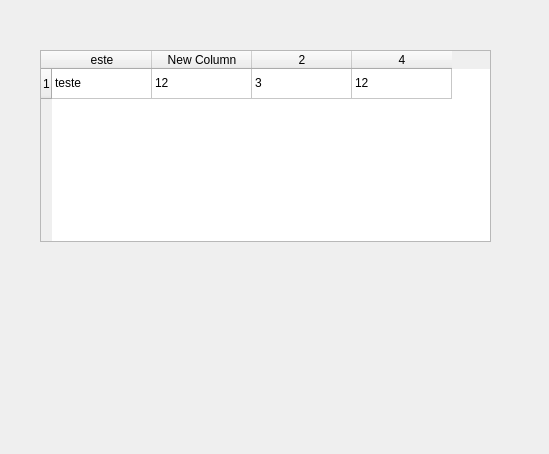
<?xml version="1.0" encoding="UTF-8"?>
<ui version="4.0">
 <class>Dialog</class>
 <widget class="QDialog" name="Dialog">
  <property name="geometry">
   <rect>
    <x>0</x>
    <y>0</y>
    <width>549</width>
    <height>454</height>
   </rect>
  </property>
  <property name="windowTitle">
   <string>Dialog</string>
  </property>
  <widget class="QTableWidget" name="tableWidget">
   <property name="geometry">
    <rect>
     <x>40</x>
     <y>50</y>
     <width>451</width>
     <height>192</height>
    </rect>
   </property>
   <property name="autoFillBackground">
    <bool>false</bool>
   </property>
   <property name="midLineWidth">
    <number>10</number>
   </property>
   <property name="editTriggers">
    <set>QAbstractItemView::DoubleClicked|QAbstractItemView::EditKeyPressed|QAbstractItemView::SelectedClicked</set>
   </property>
   <property name="dragEnabled">
    <bool>true</bool>
   </property>
   <property name="dragDropMode">
    <enum>QAbstractItemView::DropOnly</enum>
   </property>
   <property name="defaultDropAction">
    <enum>Qt::MoveAction</enum>
   </property>
   <property name="alternatingRowColors">
    <bool>true</bool>
   </property>
   <property name="selectionBehavior">
    <enum>QAbstractItemView::SelectRows</enum>
   </property>
   <property name="gridStyle">
    <enum>Qt::CustomDashLine</enum>
   </property>
   <property name="sortingEnabled">
    <bool>false</bool>
   </property>
   <property name="cornerButtonEnabled">
    <bool>true</bool>
   </property>
   <row>
    <property name="text">
     <string>1</string>
    </property>
   </row>
   <column>
    <property name="text">
     <string>este</string>
    </property>
   </column>
   <column>
    <property name="text">
     <string>New Column</string>
    </property>
   </column>
   <column>
    <property name="text">
     <string>2</string>
    </property>
   </column>
   <column>
    <property name="text">
     <string>4</string>
    </property>
   </column>
   <item row="0" column="0">
    <property name="text">
     <string>teste</string>
    </property>
   </item>
   <item row="0" column="1">
    <property name="text">
     <string>12</string>
    </property>
   </item>
   <item row="0" column="2">
    <property name="text">
     <string>3</string>
    </property>
   </item>
   <item row="0" column="3">
    <property name="text">
     <string>12</string>
    </property>
   </item>
  </widget>
 </widget>
 <resources/>
 <connections/>
</ui>
